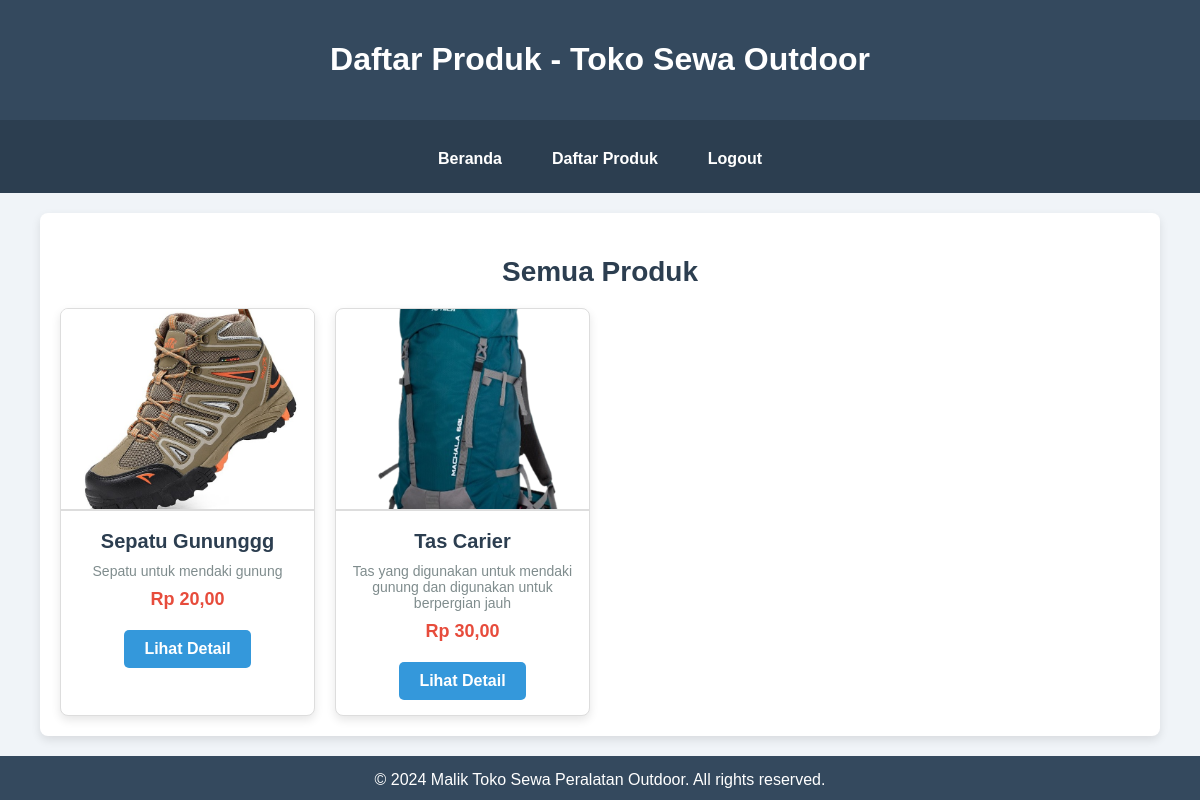
/products.php, run on the app's committed database.
### tables this page shows
CREATE TABLE `products` (
  `id` int(11) NOT NULL,
  `name` varchar(100) NOT NULL,
  `description` text DEFAULT NULL,
  `price` decimal(10,2) NOT NULL,
  `image` varchar(255) DEFAULT NULL
);

### products.php (the view, shortened to what this page needs)
<!DOCTYPE html>
<html lang="en">
<head>
</head>
<body>
    <header>
        <h1>Daftar Produk - Toko Sewa Outdoor</h1>
    </header>
    <nav class="navbar">
        <a href="index.php">Beranda</a>
        <a href="products.php">Daftar Produk</a>
        <a href="login.php">Logout</a>
    </nav>
    <div class="container">
        <h2>Semua Produk</h2>
        <div class="products">
            <?php
            include 'db.php';
            $sql = "SELECT * FROM products";
            $result = $conn->query($sql);
            if ($result->num_rows > 0) {
                while ($row = $result->fetch_assoc()) {
                    echo '<div class="product">';
                    echo '<a href="product_detail.php?id=' . htmlspecialchars($row['id']) . '">';
                    echo '<img src="images/' . htmlspecialchars($row['image']) . '" alt="' . htmlspecialchars($row['name']) . '">';
                    echo '<div class="product-info">';
                    echo '<h3>' . htmlspecialchars($row['name']) . '</h3>';
                    echo '<p>' . htmlspecialchars($row['description']) . '</p>';
                    echo '<p class="price">Rp ' . number_format($row['price'], 2, ',', '.') . '</p>';
                    echo '<a href="product_detail.php?id=' . htmlspecialchars($row['id']) . '" class="button">Lihat Detail</a>';
                    echo '</div>';
                    echo '</a>';
                    echo '</div>';
                }
            } else {
                echo '<p>Tidak ada produk yang tersedia saat ini.</p>';
            }
            ?>
        </div>
    </div>
    <footer>
        &copy; 2024 Malik Toko Sewa Peralatan Outdoor. All rights reserved.
    </footer>
</body>
</html>

### products.php (style rules this page uses)
body { font-family: 'Arial', sans-serif; margin: 0; padding: 0; background-color: #f0f4f8; color: #333; }
a { text-decoration: none; }
header { background-color: #34495e; color: white; padding: 20px; text-align: center; border-bottom: 5px solid #2c3e50; }
.navbar { display: flex; flex-wrap: wrap; justify-content: center; background-color: #2c3e50; padding: 10px 0; }
.navbar a { color: white; padding: 10px 20px; font-weight: bold; margin: 5px; transition: background-color 0.3s ease, transform 0.2s ease; }
.container { width: 90%; max-width: 1200px; margin: 20px auto; padding: 20px; background-color: #fff; box-shadow: 0 4px 10px rgba(0, 0, 0, 0.1); border-radius: 8px; }
h2 { text-align: center; color: #2c3e50; margin-bottom: 20px; font-size: 28px; font-weight: bold; }
.products { display: grid; grid-template-columns: repeat(auto-fill, minmax(250px, 1fr)); gap: 20px; margin-top: 20px; }
.product { border: 1px solid #ddd; border-radius: 8px; overflow: hidden; background-color: #fff; box-shadow: 0 4px 10px rgba(0, 0, 0, 0.1); transition: transform 0.3s ease, box-shadow 0.3s ease; }
.product img { width: 100%; height: 200px; object-fit: cover; border-bottom: 2px solid #ddd; }
.product-info { padding: 15px; text-align: center; }
.product-info h3 { margin: 0 0 10px 0; font-size: 20px; color: #2c3e50; }
.product-info p { font-size: 14px; color: #7f8c8d; margin: 0 0 10px 0; }
.product-info .price { font-size: 18px; font-weight: bold; color: #e74c3c; }
.product-info a.button { display: inline-block; margin-top: 10px; padding: 10px 20px; background-color: #3498db; color: white; border-radius: 5px; font-weight: bold; transition: background-color 0.3s ease, transform 0.2s ease; }
footer { background-color: #34495e; color: white; text-align: center; padding: 15px; margin-top: 20px; }

### data on the page
products: image (picture), name "Sepatu Gununggg", description "Sepatu untuk mendaki gunung", price "20,00"
products: image (picture), name "Tas Carier", description "Tas yang digunakan untuk mendaki gunung dan digunakan untuk berpergian jauh", price "30,00"
